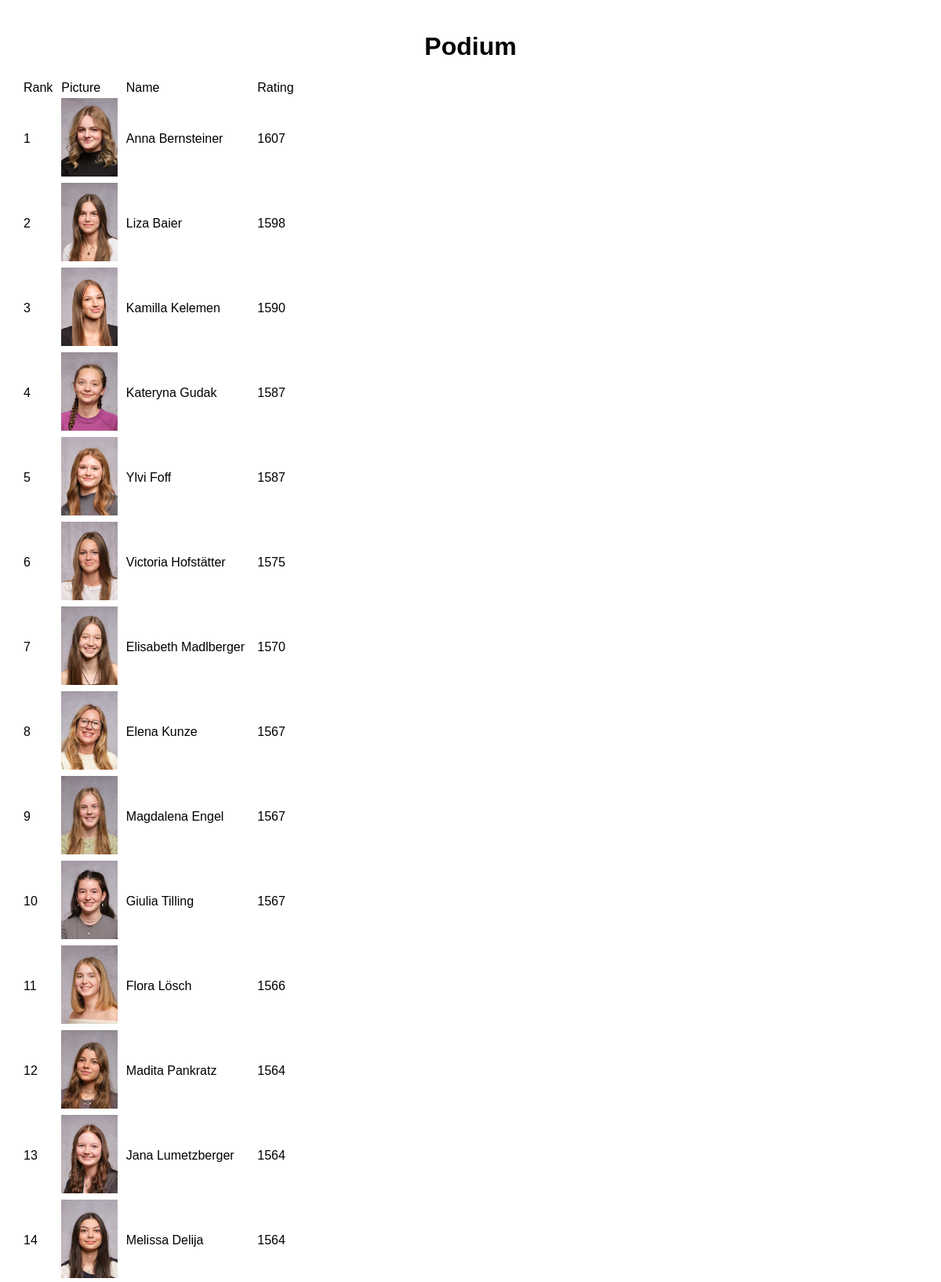
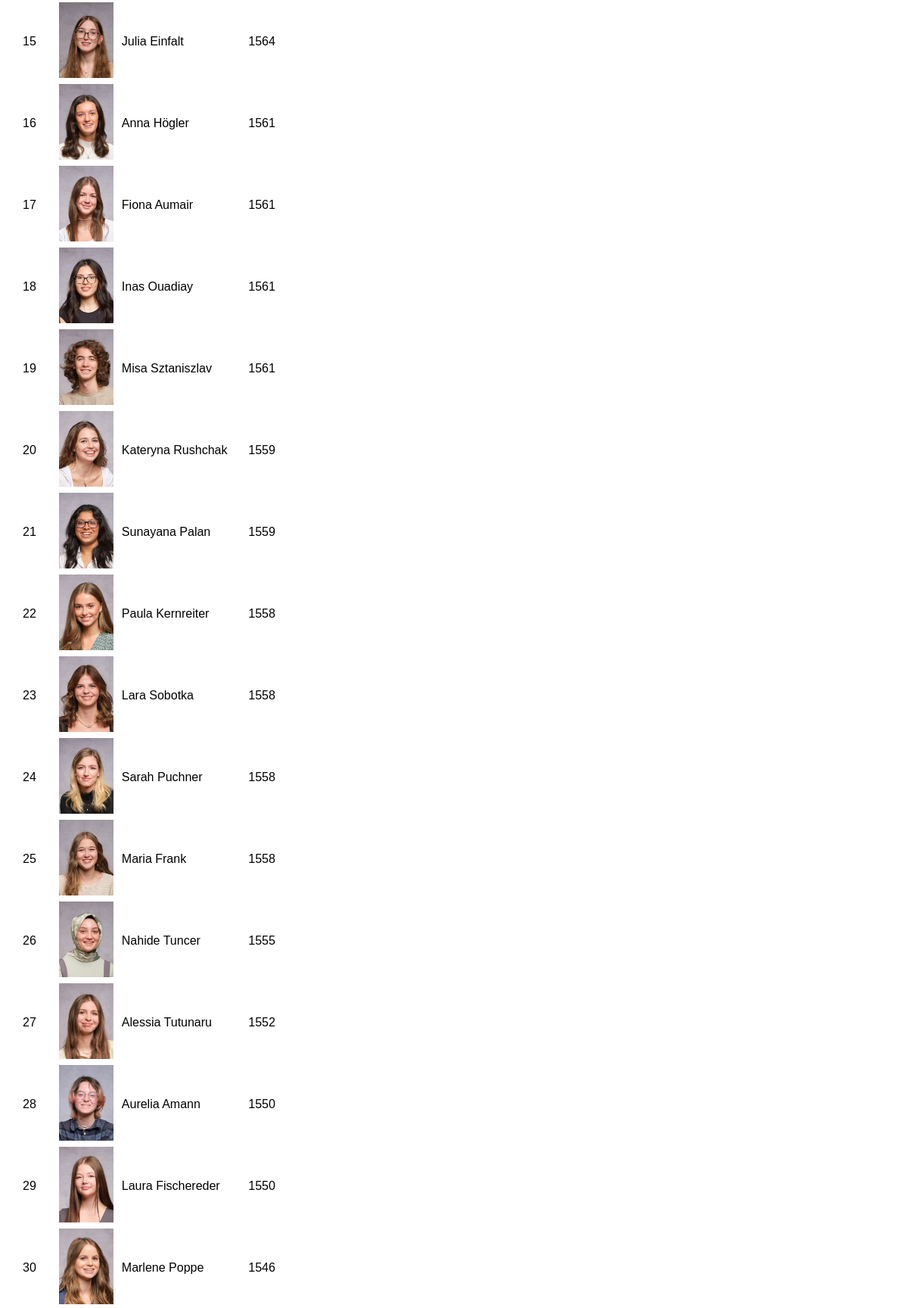
The page /podium (upper part) on the database its author committed (2 pictures, top to bottom).
### app.py (models this page shows)
class Picture(db.Model):
    id = db.Column(db.Integer, primary_key=True)
    filename = db.Column(db.String(120), unique=True, nullable=False)  # Ensure filenames are unique
    elo_rating = db.Column(db.Integer, default=1500)

### app.py (the view)
@app.route('/podium')
def podium():
    all_pictures = Picture.query.filter(
        Picture.elo_rating != 1500,
    ).order_by(Picture.elo_rating.desc()).all()
    podium_data = {
        rank + 1: {
            'filename': picture.filename,
            'elo_rating': round(picture.elo_rating)
        } for rank, picture in enumerate(all_pictures)
    }
    app.logger.info(f"Podium Data: {podium_data}")  # Log the podium data
    return render_template('podium.html', podium_data=podium_data)

### templates/podium.html (shortened to what this page needs)
<!DOCTYPE html>
<html lang="en">
<head>
    <link rel="stylesheet" href="{{ url_for('static', filename='podium.css') }}">
</head>
<body>
    <div class="container">
        <div class="podium-frame">
            <h1>Podium</h1>
            <div class="frame-frame">
                <table>
                    <thead>
                        <tr>
                            <th>Rank</th>
                            <th>Picture</th>
                            <th>Name</th>
                            <th>Rating</th>
                        </tr>
                    </thead>
                    <tbody>
                        {% for rank, entry in podium_data.items() %}
                        <tr>
                            <td>{{ rank }}</td>
                            <td>
                                <img src="{{ url_for('static', filename='uploads/' + entry['filename']) }}"
                                    alt="Picture" style="max-width: 100px; max-height: 100px;">
                            </td>
                            <td>{{ entry.filename.split('.')[0] }}</td>
                            <td class="elo-rating">{{ entry['elo_rating']|round|int }}</td>
                        </tr>
                        {% endfor %}
                    </tbody>
                </table>
            </div>
        </div>
    </div>
</body>
</html>

### static/podium.css (style rules this page uses)
body { font-family: Arial, sans-serif; margin: 0; }
th, td { font-weight: normal; text-align: left; padding-left: 8px; }
.podium-frame { text-align: center; padding: 20px; border: none; margin-top: 0px; }

### rows shown on the page
Picture: filename (picture), filename "Anna Bernsteiner"
Picture: filename (picture), filename "Liza Baier"
Picture: filename (picture), filename "Kamilla Kelemen"
Picture: filename (picture), filename "Kateryna Gudak"
Picture: filename (picture), filename "Ylvi Foff"
Picture: filename (picture), filename "Victoria Hofstätter"
Picture: filename (picture), filename "Elisabeth Madlberger"
Picture: filename (picture), filename "Elena Kunze"
Picture: filename (picture), filename "Magdalena Engel"
Picture: filename (picture), filename "Giulia Tilling"
Picture: filename (picture), filename "Flora Lösch"
Picture: filename (picture), filename "Madita Pankratz"
Picture: filename (picture), filename "Jana Lumetzberger"
Picture: filename (picture), filename "Melissa Delija"
Picture: filename (picture), filename "Julia Einfalt"
Picture: filename (picture), filename "Anna Högler"
Picture: filename (picture), filename "Fiona Aumair"
Picture: filename (picture), filename "Inas Ouadiay"
Picture: filename (picture), filename "Misa Sztaniszlav"
Picture: filename (picture), filename "Kateryna Rushchak"
Picture: filename (picture), filename "Sunayana Palan"
Picture: filename (picture), filename "Paula Kernreiter"
Picture: filename (picture), filename "Lara Sobotka"
Picture: filename (picture), filename "Sarah Puchner"
Picture: filename (picture), filename "Maria Frank"
Picture: filename (picture), filename "Nahide Tuncer"
Picture: filename (picture), filename "Alessia Tutunaru"
Picture: filename (picture), filename "Aurelia Amann"
Picture: filename (picture), filename "Laura Fischereder"
Picture: filename (picture), filename "Marlene Poppe"

### other values the page prints
{{ rank }} "1" "2" "3" "4" "5" "6" "7" "8" "9" "10" "11" "12" "13" "14" "15" "16" "17" "18" "19" "20" "21" "22" "23" "24" "25" "26" "27" "28" "29" "30"
{{ entry['elo_rating']|round|int }} "1607" "1598" "1590" "1587" "1587" "1575" "1570" "1567" "1567" "1567" "1566" "1564" "1564" "1564" "1564" "1561" "1561" "1561" "1561" "1559" "1559" "1558" "1558" "1558" "1558" "1555" "1552" "1550" "1550" "1546"
